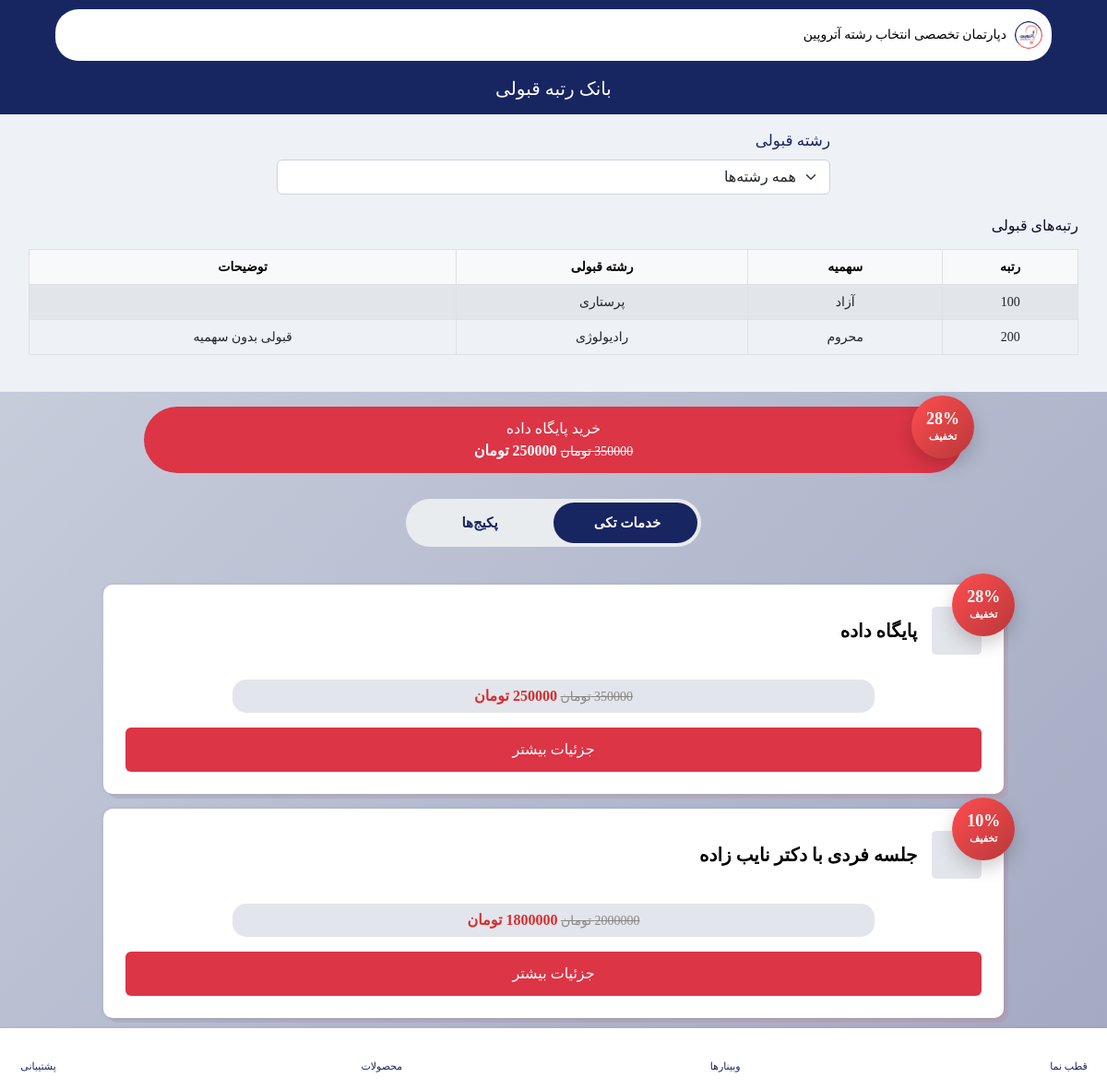
The page /rank-bank/ (signed in) on the database as committed earlier.
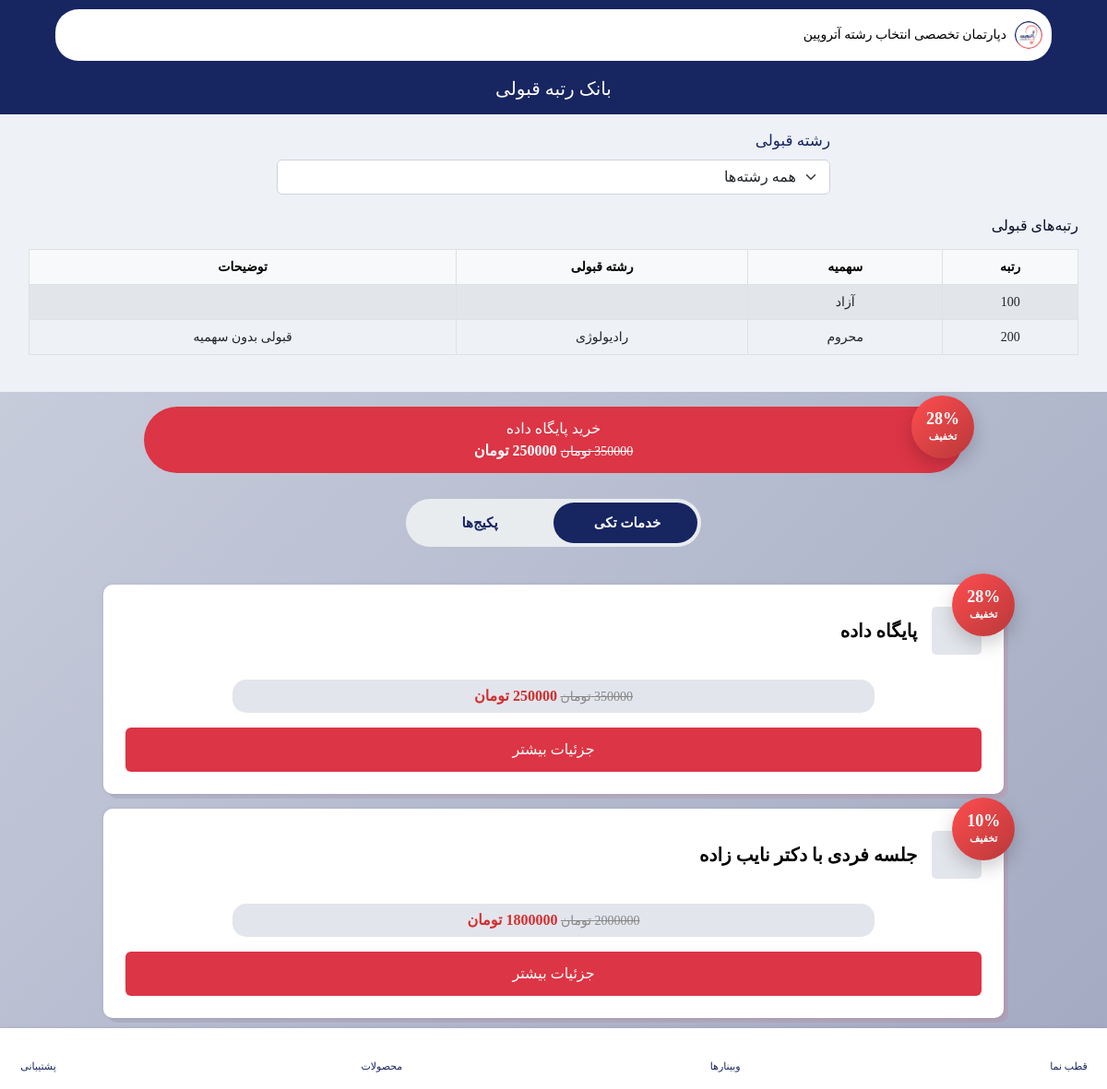
The same page on the database as committed later.
### pages/models.py (models this page shows, shortened)
class RankBank(models.Model):
    QUOTA_CHOICES = (
        ("1", "آزاد"),
        ("2", "محروم"),
        ("3", "ایثارگران ۵٪"),
        ("4", "ایثارگران ۲۵٪"),
        ("5", "سایر"),
    )
    rank = models.PositiveIntegerField(
        verbose_name="رتبه"
    )
    quota = models.CharField(
        max_length=1,
        choices=QUOTA_CHOICES,
        verbose_name="سهمیه"
    )
    field = models.ForeignKey(
        RankField,
        on_delete=models.SET_NULL,
        null=True,
        blank=True,
        related_name="rank_field_bank",
        verbose_name="رشته قبولی"
    )
    description = models.CharField(
        max_length=500,
        verbose_name="توضیحات",
        null=True,
        blank=True
    )
    class Meta:
        verbose_name = "رتبه قبولی"
        verbose_name_plural = "رتبه قبولی ها"
        ordering = ["rank"]

class RankField(models.Model):
    field = models.CharField(
        max_length=200,
        verbose_name="رشته قبولی"
    )
    is_free = models.BooleanField(
        default=False,
        verbose_name="رایگان"
    )
    class Meta:
        verbose_name = "دسته بندی رشته"
        verbose_name_plural = "دسته بندی رشته ها"
        ordering = ["-id"]

### pages/views.py (the view, shortened to what this page needs)
# urls.py: path('rank-bank/', rank_bank, name='rank_bank'),
def rank_bank(request):
    ranks = RankBank.objects.select_related("field").order_by("rank")
    is_paid = False
    if request.user.is_authenticated and request.user.role != "student":
        is_paid = True
    rank_fields = RankField.objects.order_by("field")
    if not is_paid:
        ranks = ranks.filter(field__is_free=True)
        rank_fields = rank_fields.filter(is_free=True)
    selected_field = request.GET.get("field", "").strip()
    if selected_field:
        ranks = ranks.filter(field_id=selected_field)
    packages = Package.objects.filter(is_public=True)
    single_service_packages = [
        p for p in packages
        if len(p.service) == 1
    ]
    multi_service_packages = [
        p for p in packages
        if len(p.service) != 1
    ]
    database_package = Package.objects.filter(
        service=["5"]
    ).first()
    context = {
        "database_package": database_package,
        "is_paid": is_paid,
        "rank_fields": rank_fields,
        "selected_field": selected_field,
        "title": "بانک رتبه قبولی",
        "ranks": ranks,
        "single_service_packages": single_service_packages,
        "multi_service_packages": multi_service_packages,
    }
    return render(request, "pages/rank_bank.html", context)

### pages/views.py (called while the page is built, shortened)
def global_context(request):
    has_database_service = False
    wallet = False
    nayeb_link = Consultant.objects.filter(
        user__last_name="نایب زاده"
    ).first()
    try:
        nayeb_consultant_open = User.objects.filter(id=73).first().user_consultant.show_schedules
        jahan_consultant_open = User.objects.filter(id=74).first().user_consultant.show_schedules
    except:
        nayeb_consultant_open = False
        jahan_consultant_open = False
    return {
        "has_database_service": has_database_service,
        "nayeb_link": nayeb_link,
        "wallet": wallet,
        "nayeb_consultant_open": nayeb_consultant_open,
        "jahan_consultant_open": jahan_consultant_open,
    }

### payments/models.py (called while the page is built)
    @property
    def discount_percent(self):
        if self.price_before_discount and self.price_before_discount > self.total_price:
            return int(
                (self.price_before_discount - self.total_price)
                / self.price_before_discount * 100
            )
        return 0

    def service_labels(self):
        choices = dict(self.SERVICE_CHOICES)
        return [choices[s] for s in self.service]

### templates/pages/rank_bank.html (shortened to what this page needs)
{% extends 'bases/learning.html' %}
{% load static %}
{% block header %}
<header class="main-header learning-header">
    <div class="custom-container">
        <div class="row">
            <div class="col-12">
                {% include 'includes/top-header.html' %}
            </div>
        </div>
        <div class="header-bottom header-bottom-2 mt-4 pb-3">
            <h2 class="fw-500 text-white w-100" style="text-align: center;">{{ title }}</h2>
        </div>
    </div>
</header>
{% endblock %}
{% block content %}
<section class="w-100 d-flex justify-content-center">
    <form method="get" class="mt-3 w-50">
        <div class="row">
            <div class="col-12">
                <label class="form-label" style="font-size: larger; color: #172561;">
                    رشته قبولی
                </label>
                <select name="field"
                        class="form-select"
                        onchange="this.form.submit()">
                    <option value=""
                        {% if not selected_field %}selected{% endif %}>
                        همه رشته‌ها
                    </option>
                </select>
            </div>
        </div>
    </form>
</section>
<section class="section-t-space continue-reading-section pt-2">
    <div class="custom-container">
        <div class="row">
            <div class="col-12">
                <div class="reading-list p-3">
                    <h4 class="mb-3">رتبه‌های قبولی</h4>
                    <div class="table-responsive">
                        <table class="table table-bordered table-striped align-middle text-center">
                            <thead class="table-light">
                                <tr>
                                    <th>رتبه</th>
                                    <th>سهمیه</th>
                                    <th>رشته قبولی</th>
                                    <th>توضیحات</th>
                                </tr>
                            </thead>
                            <tbody>
                                {% for rank in ranks %}
                                <tr>
                                    <td>{{ rank.rank }}</td>
                                    <td>{{ rank.get_quota_display }}</td>
                                    <td>{{ rank.field.field }}</td>
                                    <td>{% if rank.description %}{{ rank.description }}{% endif %}</td>
                                </tr>
                                {% empty %}
                                <tr>
                                    <td colspan="4">
                                        اطلاعاتی برای نمایش وجود ندارد.
                                    </td>
                                </tr>
                                {% endfor %}
                            </tbody>
                        </table>
                    </div>
                </div>
            </div>
        </div>
    </div>
</section>
{% include 'includes/packages.html' %}
{% endblock %}

Rows that differ between the two databases and show on the page:
changed RankBank "آزاد": field.field "پرستاری" → (not shown)
